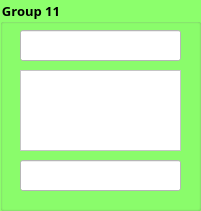
   <widget class="QGroupBox" name="groupBox_15">
    <property name="geometry">
     <rect>
      <x>40</x>
      <y>480</y>
      <width>201</width>
      <height>211</height>
     </rect>
    </property>
    <property name="font">
     <font>
      <family>Mongolian Baiti</family>
      <pointsize>10</pointsize>
      <weight>75</weight>
      <bold>true</bold>
     </font>
    </property>
    <property name="styleSheet">
     <string notr="true">background-color: rgb(140, 255, 108);</string>
    </property>
    <property name="title">
     <string>Group 11</string>
    </property>
    <widget class="QLineEdit" name="lineEdit_35">
     <property name="geometry">
      <rect>
       <x>20</x>
       <y>30</y>
       <width>161</width>
       <height>31</height>
      </rect>
     </property>
     <property name="styleSheet">
      <string notr="true">background-color: rgb(255, 255, 255);</string>
     </property>
    </widget>
    <widget class="QTextEdit" name="textEdit_18">
     <property name="geometry">
      <rect>
       <x>20</x>
       <y>70</y>
       <width>161</width>
       <height>81</height>
      </rect>
     </property>
     <property name="styleSheet">
      <string notr="true">background-color: rgb(255, 255, 255);</string>
     </property>
     <property name="html">
      <string>&lt;!DOCTYPE HTML PUBLIC &quot;-//W3C//DTD HTML 4.0//EN&quot; &quot;http://www.w3.org/TR/REC-html40/strict.dtd&quot;&gt;
&lt;html&gt;&lt;head&gt;&lt;meta name=&quot;qrichtext&quot; content=&quot;1&quot; /&gt;&lt;style type=&quot;text/css&quot;&gt;
p, li { white-space: pre-wrap; }
&lt;/style&gt;&lt;/head&gt;&lt;body style=&quot; font-family:'MS Shell Dlg 2'; font-size:7.8pt; font-weight:400; font-style:normal;&quot;&gt;
&lt;p style=&quot;-qt-paragraph-type:empty; margin-top:0px; margin-bottom:0px; margin-left:0px; margin-right:0px; -qt-block-indent:0; text-indent:0px;&quot;&gt;&lt;br /&gt;&lt;/p&gt;&lt;/body&gt;&lt;/html&gt;</string>
     </property>
    </widget>
    <widget class="QLineEdit" name="lineEdit_36">
     <property name="geometry">
      <rect>
       <x>20</x>
       <y>160</y>
       <width>161</width>
       <height>31</height>
      </rect>
     </property>
     <property name="styleSheet">
      <string notr="true">background-color: rgb(255, 255, 255);</string>
     </property>
     <property name="alignment">
      <set>Qt::AlignCenter</set>
     </property>
    </widget>
   </widget>
